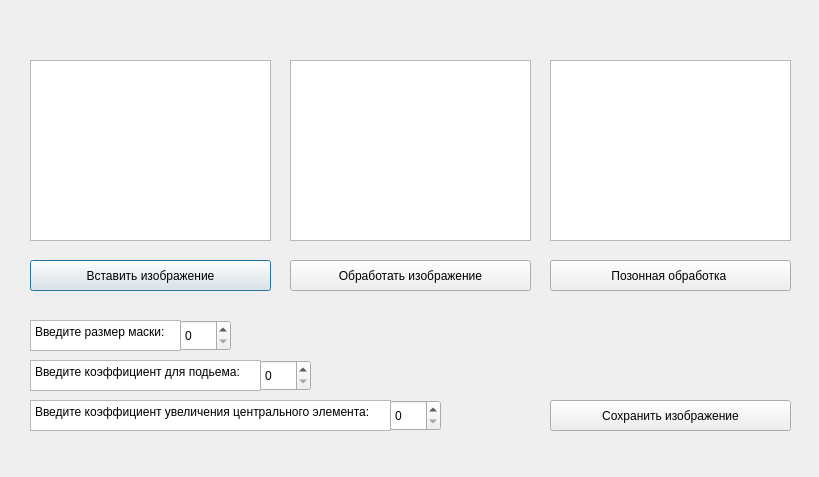
<?xml version="1.0" encoding="UTF-8"?>
<ui version="4.0">
 <class>Dialog</class>
 <widget class="QDialog" name="Dialog">
  <property name="geometry">
   <rect>
    <x>0</x>
    <y>0</y>
    <width>819</width>
    <height>477</height>
   </rect>
  </property>
  <property name="windowTitle">
   <string>Dialog</string>
  </property>
  <widget class="QTextEdit" name="textEdit">
   <property name="geometry">
    <rect>
     <x>30</x>
     <y>320</y>
     <width>151</width>
     <height>31</height>
    </rect>
   </property>
   <property name="html">
    <string>&lt;!DOCTYPE HTML PUBLIC &quot;-//W3C//DTD HTML 4.0//EN&quot; &quot;http://www.w3.org/TR/REC-html40/strict.dtd&quot;&gt;
&lt;html&gt;&lt;head&gt;&lt;meta name=&quot;qrichtext&quot; content=&quot;1&quot; /&gt;&lt;style type=&quot;text/css&quot;&gt;
p, li { white-space: pre-wrap; }
&lt;/style&gt;&lt;/head&gt;&lt;body style=&quot; font-family:'MS Shell Dlg 2'; font-size:8.25pt; font-weight:400; font-style:normal;&quot;&gt;
&lt;p style=&quot; margin-top:0px; margin-bottom:0px; margin-left:0px; margin-right:0px; -qt-block-indent:0; text-indent:0px;&quot;&gt;&lt;span style=&quot; font-size:9pt;&quot;&gt;Введите размер маски:&lt;/span&gt;&lt;/p&gt;&lt;/body&gt;&lt;/html&gt;</string>
   </property>
  </widget>
  <widget class="QSpinBox" name="spinBox">
   <property name="geometry">
    <rect>
     <x>180</x>
     <y>320</y>
     <width>51</width>
     <height>31</height>
    </rect>
   </property>
  </widget>
  <widget class="QTextEdit" name="textEdit_2">
   <property name="geometry">
    <rect>
     <x>30</x>
     <y>400</y>
     <width>361</width>
     <height>31</height>
    </rect>
   </property>
   <property name="html">
    <string>&lt;!DOCTYPE HTML PUBLIC &quot;-//W3C//DTD HTML 4.0//EN&quot; &quot;http://www.w3.org/TR/REC-html40/strict.dtd&quot;&gt;
&lt;html&gt;&lt;head&gt;&lt;meta name=&quot;qrichtext&quot; content=&quot;1&quot; /&gt;&lt;style type=&quot;text/css&quot;&gt;
p, li { white-space: pre-wrap; }
&lt;/style&gt;&lt;/head&gt;&lt;body style=&quot; font-family:'MS Shell Dlg 2'; font-size:8.25pt; font-weight:400; font-style:normal;&quot;&gt;
&lt;p style=&quot; margin-top:0px; margin-bottom:0px; margin-left:0px; margin-right:0px; -qt-block-indent:0; text-indent:0px;&quot;&gt;&lt;span style=&quot; font-size:9pt;&quot;&gt;Введите коэффициент увеличения центрального элемента:&lt;/span&gt;&lt;/p&gt;&lt;/body&gt;&lt;/html&gt;</string>
   </property>
  </widget>
  <widget class="QSpinBox" name="spinBox_2">
   <property name="geometry">
    <rect>
     <x>390</x>
     <y>400</y>
     <width>51</width>
     <height>31</height>
    </rect>
   </property>
  </widget>
  <widget class="QTextEdit" name="textEdit_3">
   <property name="geometry">
    <rect>
     <x>30</x>
     <y>360</y>
     <width>231</width>
     <height>31</height>
    </rect>
   </property>
   <property name="html">
    <string>&lt;!DOCTYPE HTML PUBLIC &quot;-//W3C//DTD HTML 4.0//EN&quot; &quot;http://www.w3.org/TR/REC-html40/strict.dtd&quot;&gt;
&lt;html&gt;&lt;head&gt;&lt;meta name=&quot;qrichtext&quot; content=&quot;1&quot; /&gt;&lt;style type=&quot;text/css&quot;&gt;
p, li { white-space: pre-wrap; }
&lt;/style&gt;&lt;/head&gt;&lt;body style=&quot; font-family:'MS Shell Dlg 2'; font-size:8.25pt; font-weight:400; font-style:normal;&quot;&gt;
&lt;p style=&quot; margin-top:12px; margin-bottom:12px; margin-left:0px; margin-right:0px; -qt-block-indent:0; text-indent:0px; background-color:#ffffff;&quot;&gt;&lt;span style=&quot; font-family:'JetBrains Mono,monospace'; font-size:9pt; color:#000000; background-color:#ffffff;&quot;&gt;Введите коэффициент для подьема:&lt;/span&gt;&lt;/p&gt;&lt;/body&gt;&lt;/html&gt;</string>
   </property>
  </widget>
  <widget class="QSpinBox" name="spinBox_3">
   <property name="geometry">
    <rect>
     <x>260</x>
     <y>360</y>
     <width>51</width>
     <height>31</height>
    </rect>
   </property>
  </widget>
  <widget class="QPushButton" name="pushButton">
   <property name="geometry">
    <rect>
     <x>30</x>
     <y>260</y>
     <width>241</width>
     <height>31</height>
    </rect>
   </property>
   <property name="text">
    <string>Вставить изображение</string>
   </property>
  </widget>
  <widget class="QPushButton" name="pushButton_2">
   <property name="geometry">
    <rect>
     <x>290</x>
     <y>260</y>
     <width>241</width>
     <height>31</height>
    </rect>
   </property>
   <property name="text">
    <string>Обработать изображение</string>
   </property>
  </widget>
  <widget class="QPushButton" name="pushButton_3">
   <property name="geometry">
    <rect>
     <x>550</x>
     <y>260</y>
     <width>241</width>
     <height>31</height>
    </rect>
   </property>
   <property name="text">
    <string>Позонная обработка </string>
   </property>
  </widget>
  <widget class="QPushButton" name="pushButton_4">
   <property name="geometry">
    <rect>
     <x>550</x>
     <y>400</y>
     <width>241</width>
     <height>31</height>
    </rect>
   </property>
   <property name="text">
    <string>Сохранить изображение</string>
   </property>
  </widget>
  <widget class="QGraphicsView" name="graphicsView">
   <property name="geometry">
    <rect>
     <x>30</x>
     <y>60</y>
     <width>241</width>
     <height>181</height>
    </rect>
   </property>
  </widget>
  <widget class="QGraphicsView" name="graphicsView_2">
   <property name="geometry">
    <rect>
     <x>290</x>
     <y>60</y>
     <width>241</width>
     <height>181</height>
    </rect>
   </property>
  </widget>
  <widget class="QGraphicsView" name="graphicsView_3">
   <property name="geometry">
    <rect>
     <x>550</x>
     <y>60</y>
     <width>241</width>
     <height>181</height>
    </rect>
   </property>
  </widget>
 </widget>
 <resources/>
 <connections/>
</ui>
